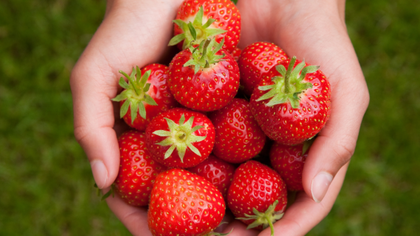
%> input picture input.png, 420 x 236 px, shrunk from 960 x 540 before the run
$ octave watermark.m   (GNU Octave 9; MATLAB toolbox functions it lacks are replaced by stand-ins)
%> lines starting %> are read from the running program, lines starting %| are printed output that depends on the picture; long printed decimals are rounded
image = imread('input.png'); %reading image
%> image is the input picture: size 236x420x3 uint8; mean R, G, B 143.2, 86.9, 51.9

image = rgb2gray(image); %convert image to grayscale image
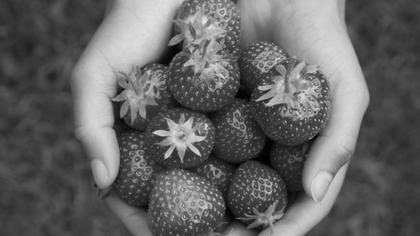
%> image: size 236x420 uint8; min 1, max 227, mean 99.7
[height,width,~] = size(image);
%> height = 236; width = 420

% Algorithm parameters
alpha1 = 0.75;
alpha2 = 0.6;

W = randi([0 100],height,width); %random matrix W whose elements decide the operation to be done on a pixel
W_star = zeros(height, width);   %matrix W as extracted from the encrypted from encrypted image

image_n = zeros(height, width);
output_image = zeros(height, width);

% For making Image_n
for i = 1:height
   for j = 1:width

     if (i~=height && j~=width )
        image_n(i,j) = (floor((((image(i+1,j)+image(i+1,j+1))/2)+image(i,j+1))/2));
     elseif (i== height  && j~=width )
         image_n(i,j) = (floor(image(i,j+1)/2));
     elseif (i~=height  && j == width )
         image_n(i,j) = (floor((((image(i+1,j)+0)/2)+0)/2));
     end

   end
end
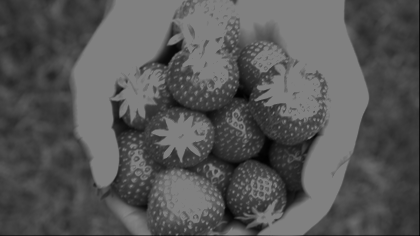
%> image_n: size 236x420 double; min 0, max 128, mean 86

for i = 1:height
   for j = 1:width

       if(W(i,j)<=90)
           W(i,j) = 0;
       elseif (W(i,j) > 90 && W(i,j)<=95)
           W(i,j) = 1;
       else
           W(i,j) = 2;
       end

   end
end
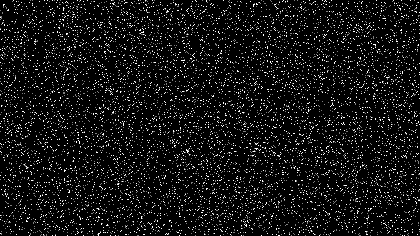
%> W: size 236x420 double; min 0, max 2, mean 0.148; drawn with min black and max white

% For making output_image based on "W" matrix values
for i = 1:height
   for j = 1:width

       if(W(i,j)==0)
           output_image(i,j) = image(i,j);
       elseif (W(i,j) == 1)
            output_image(i,j) = double(alpha1*image(i,j)) + double((1-alpha1)*image_n(i,j));
       else
           output_image(i,j) = double(alpha2*image(i,j)) + double((1-alpha2)*image_n(i,j));
       end

   end
end


%-----------------End of encryption-------------------------

%-----------------Decryption--------------------------------


total = height*width;
%> total = 99120
match = 0;

% Making W_star matrix by analysing the watermarked image
for i = 1:height
   for j = 1:width

       if(output_image(i,j) - image(i,j) == 0)
           W_star(i,j) = 0;
       elseif (output_image(i,j) - image(i,j)>0)
           W_star(i,j) = 1;
       else
           W_star(i,j) = 2;
       end

   end
end
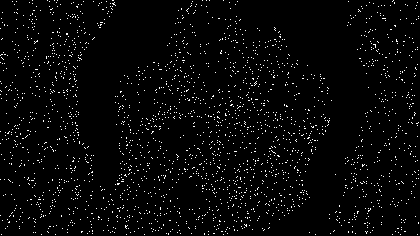
%> W_star: size 236x420 double; values 0 (black) and 1 (white), 2.9% white in thin lines or dots

% Comparing W_star and W matrices
for i = 1:height
   for j = 1:width

       if(W_star(i,j)== W(i,j))
           match = match+1;
       end

   end
end
%> after the loop, match = 90853

fprintf('Percentage matched is %f\n',(match/total)*100);
%| Percentage matched is 91.660
subplot(1,2,1), imshow(image)
subplot(1,2,2), imshow(mat2gray(output_image))
